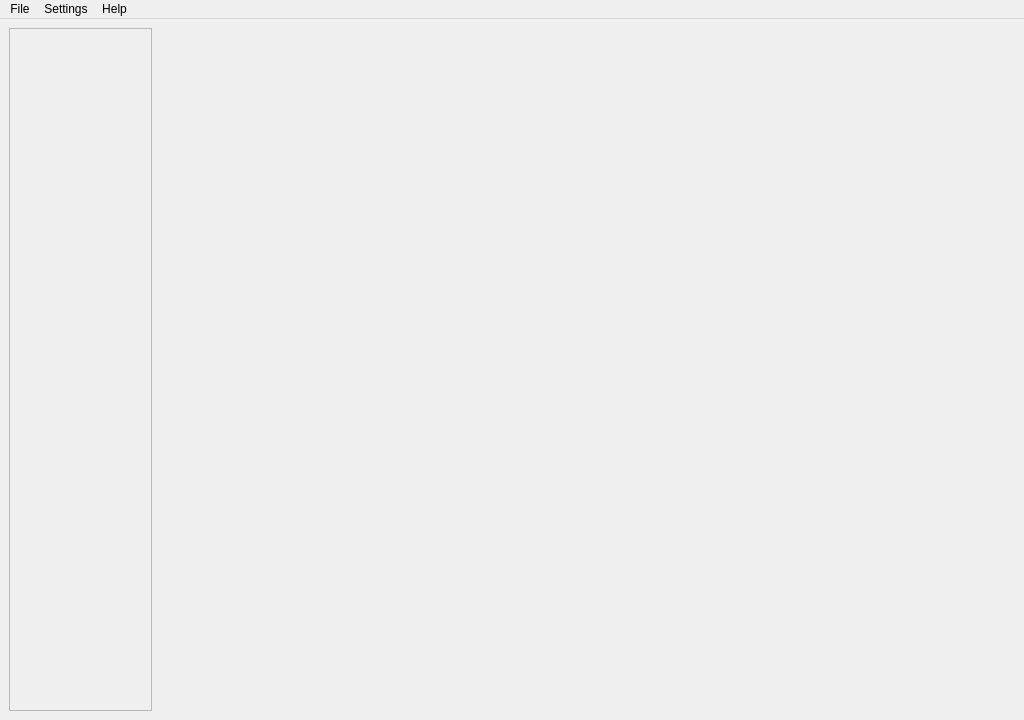
<?xml version="1.0" encoding="UTF-8"?>
<ui version="4.0">
 <class>MainWindow</class>
 <widget class="QMainWindow" name="MainWindow">
  <property name="geometry">
   <rect>
    <x>0</x>
    <y>0</y>
    <width>1024</width>
    <height>720</height>
   </rect>
  </property>
  <property name="minimumSize">
   <size>
    <width>1024</width>
    <height>720</height>
   </size>
  </property>
  <property name="windowTitle">
   <string>Ganzabara</string>
  </property>
  <property name="windowIcon">
   <iconset>
    <normaloff>:/img-icon/app-ico</normaloff>:/img-icon/app-ico</iconset>
  </property>
  <widget class="QWidget" name="centralwidget">
   <property name="sizePolicy">
    <sizepolicy hsizetype="Expanding" vsizetype="Expanding">
     <horstretch>0</horstretch>
     <verstretch>0</verstretch>
    </sizepolicy>
   </property>
   <layout class="QHBoxLayout" name="horizontalLayout" stretch="2,12">
    <item>
     <widget class="QFrame" name="MainSideNavFrame">
      <property name="frameShape">
       <enum>QFrame::Shape::StyledPanel</enum>
      </property>
      <property name="frameShadow">
       <enum>QFrame::Shadow::Raised</enum>
      </property>
      <property name="lineWidth">
       <number>3</number>
      </property>
      <property name="midLineWidth">
       <number>3</number>
      </property>
      <layout class="QVBoxLayout" name="verticalLayout">
       <property name="leftMargin">
        <number>0</number>
       </property>
       <property name="topMargin">
        <number>0</number>
       </property>
       <property name="rightMargin">
        <number>0</number>
       </property>
       <property name="bottomMargin">
        <number>0</number>
       </property>
       <item>
        <layout class="QVBoxLayout" name="MainSideNav">
         <property name="leftMargin">
          <number>9</number>
         </property>
         <property name="topMargin">
          <number>10</number>
         </property>
         <property name="rightMargin">
          <number>9</number>
         </property>
         <property name="bottomMargin">
          <number>10</number>
         </property>
        </layout>
       </item>
      </layout>
     </widget>
    </item>
    <item>
     <layout class="QVBoxLayout" name="verticalLayout_2">
      <property name="spacing">
       <number>0</number>
      </property>
      <item>
       <widget class="QStackedWidget" name="MainStackView"/>
      </item>
     </layout>
    </item>
   </layout>
  </widget>
  <widget class="QMenuBar" name="menuBar">
   <property name="geometry">
    <rect>
     <x>0</x>
     <y>0</y>
     <width>1024</width>
     <height>23</height>
    </rect>
   </property>
   <property name="nativeMenuBar">
    <bool>false</bool>
   </property>
   <widget class="QMenu" name="menuFile">
    <property name="title">
     <string>File</string>
    </property>
    <property name="class" stdset="0">
     <string>menubar-menu</string>
    </property>
    <widget class="QMenu" name="menuPlugins">
     <property name="title">
      <string>Plugins</string>
     </property>
     <property name="icon">
      <iconset>
       <normaloff>:/icons/plugin-2.svg</normaloff>:/icons/plugin-2.svg</iconset>
     </property>
     <property name="class" stdset="0">
      <string>menubar-menu</string>
     </property>
     <addaction name="actionRegister"/>
     <addaction name="actionList"/>
    </widget>
    <widget class="QMenu" name="menuData">
     <property name="title">
      <string>Data</string>
     </property>
     <property name="icon">
      <iconset>
       <normaloff>:/icons/data.svg</normaloff>:/icons/data.svg</iconset>
     </property>
     <property name="class" stdset="0">
      <string>menubar-menu</string>
     </property>
     <addaction name="actionImport"/>
     <addaction name="actionExport"/>
    </widget>
    <addaction name="menuPlugins"/>
    <addaction name="menuData"/>
   </widget>
   <widget class="QMenu" name="menuSettings">
    <property name="title">
     <string>Settings</string>
    </property>
    <property name="class" stdset="0">
     <string>menubar-menu</string>
    </property>
    <addaction name="actionPrefrences"/>
   </widget>
   <widget class="QMenu" name="menuHelp">
    <property name="title">
     <string>Help</string>
    </property>
    <property name="class" stdset="0">
     <string>menubar-menu</string>
    </property>
    <addaction name="actionContact"/>
    <addaction name="actionHelp"/>
    <addaction name="actionInfo"/>
   </widget>
   <addaction name="menuFile"/>
   <addaction name="menuSettings"/>
   <addaction name="menuHelp"/>
  </widget>
  <action name="actionContact">
   <property name="icon">
    <iconset>
     <normaloff>:/icons/contact-phonebook-support.svg</normaloff>:/icons/contact-phonebook-support.svg</iconset>
   </property>
   <property name="text">
    <string>Contact</string>
   </property>
   <property name="shortcut">
    <string>Ctrl+F1</string>
   </property>
  </action>
  <action name="actionInfo">
   <property name="icon">
    <iconset>
     <normaloff>:/icons/info-square.svg</normaloff>:/icons/info-square.svg</iconset>
   </property>
   <property name="text">
    <string>Info</string>
   </property>
   <property name="shortcut">
    <string>Alt+F1</string>
   </property>
  </action>
  <action name="actionRegister">
   <property name="icon">
    <iconset>
     <normaloff>:/icons/register.svg</normaloff>:/icons/register.svg</iconset>
   </property>
   <property name="text">
    <string>Register</string>
   </property>
   <property name="shortcut">
    <string>Ctrl+Alt+R</string>
   </property>
  </action>
  <action name="actionList">
   <property name="icon">
    <iconset>
     <normaloff>:/icons/list.svg</normaloff>:/icons/list.svg</iconset>
   </property>
   <property name="text">
    <string>List</string>
   </property>
   <property name="shortcut">
    <string>Ctrl+Shift+X</string>
   </property>
  </action>
  <action name="actionImport">
   <property name="icon">
    <iconset>
     <normaloff>:/icons/import.svg</normaloff>:/icons/import.svg</iconset>
   </property>
   <property name="text">
    <string>Import</string>
   </property>
  </action>
  <action name="actionExport">
   <property name="icon">
    <iconset>
     <normaloff>:/icons/export.svg</normaloff>:/icons/export.svg</iconset>
   </property>
   <property name="text">
    <string>Export</string>
   </property>
  </action>
  <action name="actionPrefrences">
   <property name="icon">
    <iconset>
     <normaloff>:/icons/preferences.svg</normaloff>:/icons/preferences.svg</iconset>
   </property>
   <property name="text">
    <string>Preferences</string>
   </property>
   <property name="shortcut">
    <string>Ctrl+,</string>
   </property>
  </action>
  <action name="actionHelp">
   <property name="icon">
    <iconset>
     <normaloff>:/icons/help.svg</normaloff>:/icons/help.svg</iconset>
   </property>
   <property name="text">
    <string>Help</string>
   </property>
   <property name="shortcut">
    <string>F1</string>
   </property>
  </action>
 </widget>
 <resources>
  <include location="../source.qrc"/>
 </resources>
 <connections/>
</ui>
